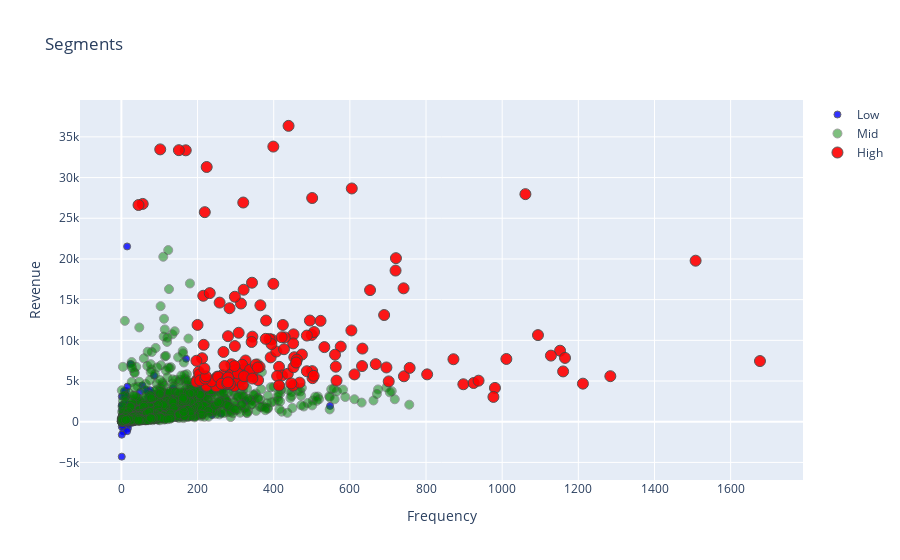

The notebook cell this image was saved under:
### Code cell
#Revenue vs Frequency
graph = user.query("Revenue < 50000 and Frequency < 2000")

plot_data = [
    go.Scatter(
        x=graph.query("Segment == 'Low-Value'")['Frequency'],
        y=graph.query("Segment == 'Low-Value'")['Revenue'],
        mode='markers',
        name='Low',
        marker= dict(size= 7,
            line= dict(width=1),
            color= 'blue',
            opacity= 0.8
           )
    ),
        go.Scatter(
        x=graph.query("Segment == 'Mid-Value'")['Frequency'],
        y=graph.query("Segment == 'Mid-Value'")['Revenue'],
        mode='markers',
        name='Mid',
        marker= dict(size= 9,
            line= dict(width=1),
            color= 'green',
            opacity= 0.5
           )
    ),
        go.Scatter(
        x=graph.query("Segment == 'High-Value'")['Frequency'],
        y=graph.query("Segment == 'High-Value'")['Revenue'],
        mode='markers',
        name='High',
        marker= dict(size= 11,
            line= dict(width=1),
            color= 'red',
            opacity= 0.9
           )
    ),
]

plot_layout = go.Layout(
        yaxis= {'title': "Revenue"},
        xaxis= {'title': "Frequency"},
        title='Segments'
    )
fig = go.Figure(data=plot_data, layout=plot_layout)
pyoff.iplot(fig)

### Figure 1 — Plotly figure (JSON) as saved in the notebook; plotly's stock layout.template omitted (floating-point values rounded to 4 significant figures; data arrays with more than 128 entries replaced by an {"elided": "..."} marker saying what was removed)
{"data": [{"marker": {"color": "blue", "line": {"width": 1}, "opacity": 0.8, "size": 7}, "mode": "markers", "name": "Low", "type": "scatter", "x": {"elided": "1956 int values"}, "y": {"elided": "1956 float values"}}, {"marker": {"color": "green", "line": {"width": 1}, "opacity": 0.5, "size": 9}, "mode": "markers", "name": "Mid", "type": "scatter", "x": {"elided": "1809 int values"}, "y": {"elided": "1809 float values"}}, {"marker": {"color": "red", "line": {"width": 1}, "opacity": 0.9, "size": 11}, "mode": "markers", "name": "High", "type": "scatter", "x": {"elided": "168 int values"}, "y": {"elided": "168 float values"}}], "layout": {"title": {"text": "Segments"}, "xaxis": {"title": {"text": "Frequency"}}, "yaxis": {"title": {"text": "Revenue"}}}}
